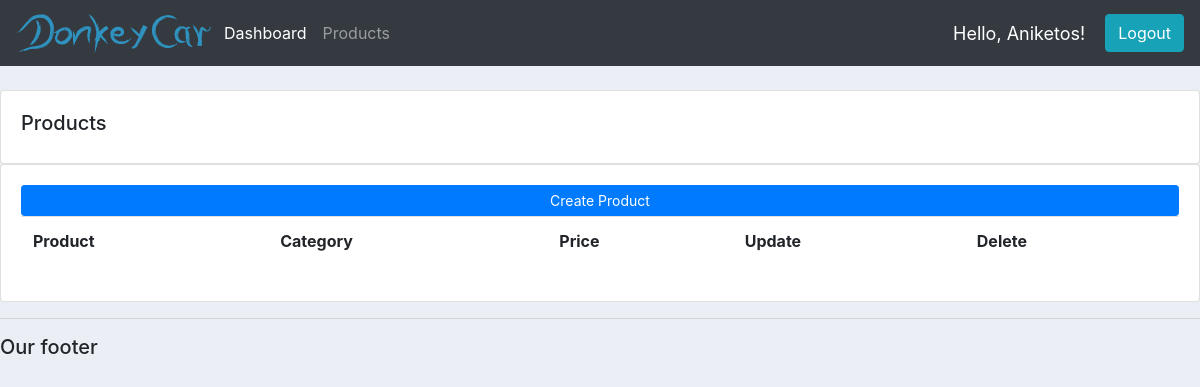
The page /products/ (signed in) on the database as committed earlier.
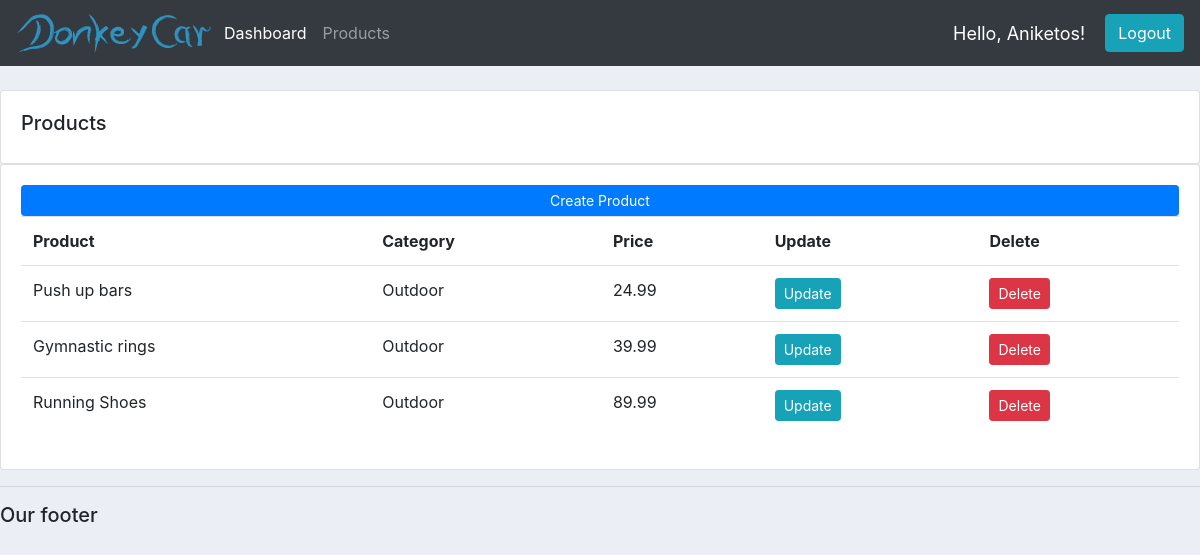
The same page on the database as committed later.
### accounts/models.py (models this page shows, shortened)
class Product(models.Model):
    CATEGORY = (
        ('Indoor', 'Indoor'),
        ('Outdoor', 'Outdoor'),
    )
    name = models.CharField(max_length=200, null=True)
    price = models.FloatField(null=True)
    category = models.CharField(max_length=200, null=True, choices=CATEGORY)
    description = models.CharField(max_length=200, null=True, blank=True)
    date_created = models.DateTimeField(auto_now_add=True, null=True)
    tags = models.ManyToManyField(Tag, blank=True)

### accounts/decorators.py (the view)
        def wrapper_func(request, *args, **kwargs):
            group = None
            if request.user.groups.exists():
                group = request.user.groups.all()[0].name
            if group in allowed_roles:
                return view_func(request, *args, **kwargs)
            else:
                return HttpResponse('You are not authorized to view this page.')

### accounts/views.py (called while the page is built)
@login_required(login_url='login')
@allowed_users(allowed_roles=['admin'])
def products(request):
    products = Product.objects.all()
    return render(request, 'accounts/products.html', {'products': products})

### accounts/templates/accounts/products.html
{% extends 'accounts/main.html' %}
{% block content %}
    <br>
    <div class="row">
        <div class="col-md">
            <div class="card card-body">
                <h5>Products</h5>
            </div>
            <div class="card card-body">
                <a class="btn btn-primary btn-sm btn-block" href="{% url 'create_product' %}">Create Product</a>
                <table class="table">
                    <tr>
                        <th>Product</th>
                        <th>Category</th>
                        <th>Price</th>
                        <th>Update</th>
                        <th>Delete</th>
                    </tr>
                    {% for product in products %}
                        <tr>
                            <td>{{ product.name }}</td>
                            <td>{{ product.category }}</td>
                            <td>{{ product.price }}</td>
                            <td><a class="btn btn-sm btn-info" href="{% url 'update_product' product.id %}">Update</a></td>
                            <td><a class="btn btn-sm btn-danger" href="{% url 'delete_product' product.id %}">Delete</a></td>
                        </tr>
                    {% endfor %}
                </table>
            </div>
        </div>
    </div>
{% endblock %}

Rows that differ between the two databases and show on the page:
added Product: name "Push up bars", category "Outdoor", price "24.99"
added Product: name "Gymnastic rings", category "Outdoor", price "39.99"
added Product: name "Running Shoes", category "Outdoor", price "89.99"
